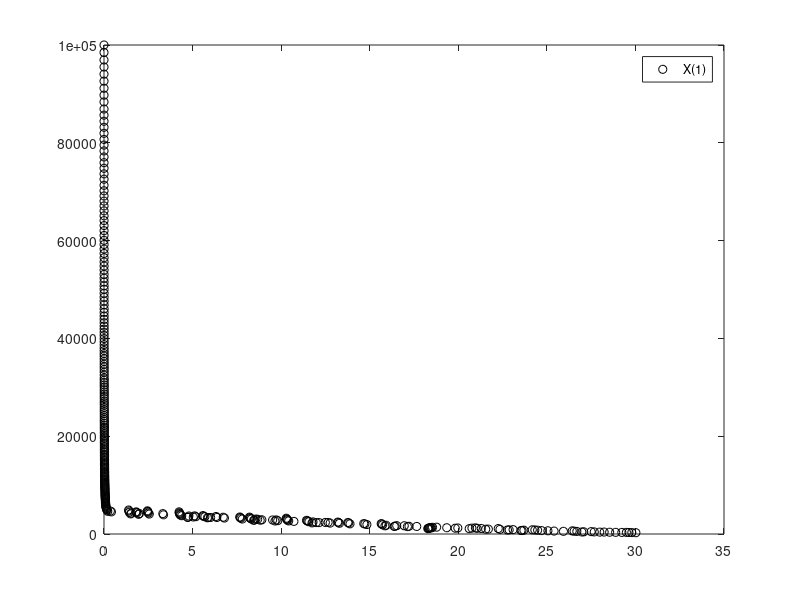
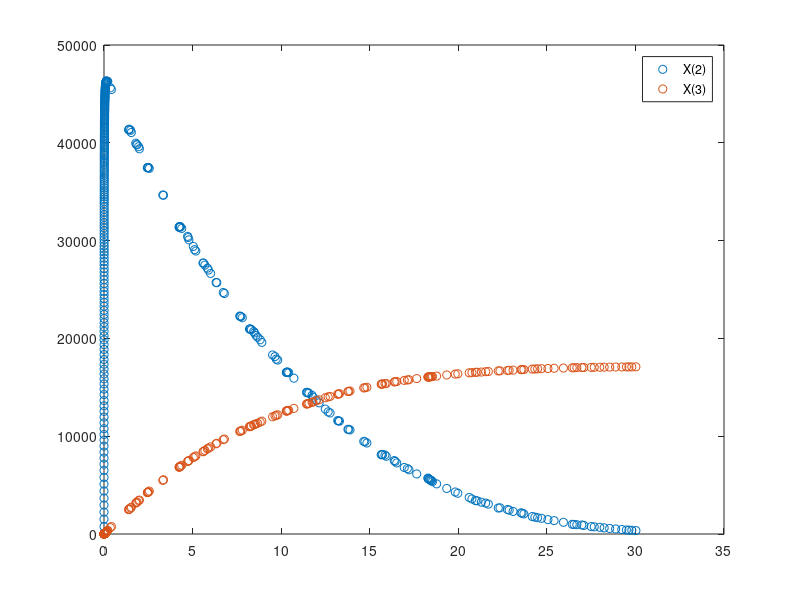

MATLAB code for these plots, in order:
%%%% Gillespie Tau Leaping %%%% 

clear;
clc;

N=3; %Número de componentes
M=4; %Número de reacciones

%Vector X de numero de moléculas de cada componente
X=zeros(1,N);
X(1)=1e5;
X(2)=0;
X(3)=0;

%Constantes de cada reacción
c=zeros(1,M);
c(1)=1;
c(2)=0.002;
c(3)=0.5;
c(4)=0.04;

%Matriz de reacciones v
v=zeros(M,N);
v(1,:)=[-1,0,0];
v(2,:)=[-2,1,0];
v(3,:)=[2,-1,0];
v(4,:)=[0,-1,1];

%Vector de kj's
k=zeros(1,M);

%Lambda
lambda=zeros(1,N);

%Vector de a's
a=zeros(1,M);

%Matriz de b's
b=zeros(M,N);

%Epsilon
xi=zeros(1,N);

%Taus
taus=zeros(1,M);

a0=0;
d=0;
ep=0.03;

T(1)=0;
n=1;
while T(n)<30
    %%%% Calcular tau %%%%
    b(1,1)=c(1);
    b(2,1)=c(2)*(1/2)*(2*X(n)-1);
    b(3,2)=c(3);
    b(4,2)=c(4);
    
    a(1)=c(1)*X(n,1);
    a(2)=c(2)*(1/2)*(X(n,1))*(X(n,1)-1); %%Duda en esta
    a(3)=c(3)*X(n,2);
    a(4)=c(4)*X(n,2);
    
    a0=sum(a);
    
    for j=1:M
        xi=xi+a(j)*v(j,:);
    end
    
    for j=1:M
        for i=1:N
            d=d+xi(i)*b(j,i);
        end
        d=abs(d);
        taus(j)=ep*a0/d;
    end
    d=0;
    xi=zeros(1,N);
    tau=min(taus);
    %%%%%%%%%%%%%%%%%%%%%%
    %%%% Calcular las demás cosas %%%%
    for j=1:M
        k(j)=poissrnd(a(j)*tau);
        lambda=lambda+k(j)*v(j,:);
    end
    T(n+1)=T(n)+tau;
    X(n+1,:)=X(n,:)+lambda;
    lambda=zeros(1,N);
    a0=0;
    n=n+1;
end
figure()
plot(T,X(:,1),'ko')
legend('X(1)')
figure()
plot(T,X(:,2),'o')
hold on
plot(T,X(:,3),'o')
legend('X(2)','X(3)')
disp('Número de pasos: ')
disp(n)